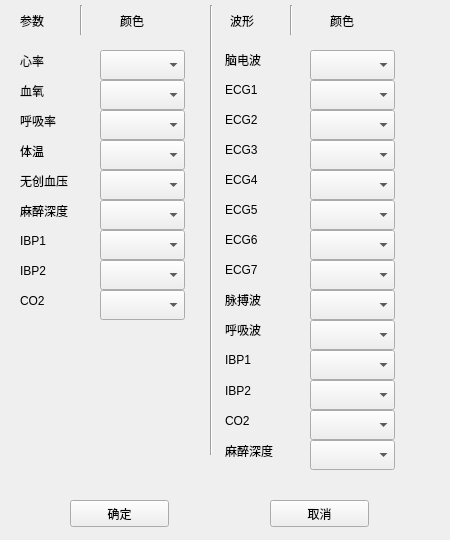
<?xml version="1.0" encoding="UTF-8"?>
<ui version="4.0">
 <class>Form</class>
 <widget class="QWidget" name="Form">
  <property name="geometry">
   <rect>
    <x>0</x>
    <y>0</y>
    <width>450</width>
    <height>540</height>
   </rect>
  </property>
  <property name="windowTitle">
   <string>颜色设置</string>
  </property>
  <widget class="QComboBox" name="comboBox">
   <property name="geometry">
    <rect>
     <x>100</x>
     <y>50</y>
     <width>85</width>
     <height>30</height>
    </rect>
   </property>
  </widget>
  <widget class="QLabel" name="label">
   <property name="geometry">
    <rect>
     <x>20</x>
     <y>50</y>
     <width>71</width>
     <height>21</height>
    </rect>
   </property>
   <property name="text">
    <string>心率</string>
   </property>
  </widget>
  <widget class="QLabel" name="label_2">
   <property name="geometry">
    <rect>
     <x>20</x>
     <y>10</y>
     <width>41</width>
     <height>21</height>
    </rect>
   </property>
   <property name="text">
    <string>参数</string>
   </property>
  </widget>
  <widget class="QLabel" name="label_3">
   <property name="geometry">
    <rect>
     <x>225</x>
     <y>50</y>
     <width>50</width>
     <height>20</height>
    </rect>
   </property>
   <property name="text">
    <string>脑电波</string>
   </property>
  </widget>
  <widget class="QComboBox" name="comboBox_2">
   <property name="geometry">
    <rect>
     <x>310</x>
     <y>50</y>
     <width>85</width>
     <height>30</height>
    </rect>
   </property>
  </widget>
  <widget class="QComboBox" name="comboBox_3">
   <property name="geometry">
    <rect>
     <x>310</x>
     <y>80</y>
     <width>85</width>
     <height>30</height>
    </rect>
   </property>
  </widget>
  <widget class="QComboBox" name="comboBox_4">
   <property name="geometry">
    <rect>
     <x>100</x>
     <y>80</y>
     <width>85</width>
     <height>30</height>
    </rect>
   </property>
  </widget>
  <widget class="QLabel" name="label_4">
   <property name="geometry">
    <rect>
     <x>20</x>
     <y>80</y>
     <width>71</width>
     <height>21</height>
    </rect>
   </property>
   <property name="text">
    <string>血氧</string>
   </property>
  </widget>
  <widget class="QLabel" name="label_5">
   <property name="geometry">
    <rect>
     <x>225</x>
     <y>80</y>
     <width>50</width>
     <height>20</height>
    </rect>
   </property>
   <property name="text">
    <string>ECG1</string>
   </property>
  </widget>
  <widget class="QComboBox" name="comboBox_5">
   <property name="geometry">
    <rect>
     <x>310</x>
     <y>110</y>
     <width>85</width>
     <height>30</height>
    </rect>
   </property>
  </widget>
  <widget class="QComboBox" name="comboBox_6">
   <property name="geometry">
    <rect>
     <x>100</x>
     <y>110</y>
     <width>85</width>
     <height>30</height>
    </rect>
   </property>
  </widget>
  <widget class="QLabel" name="label_6">
   <property name="geometry">
    <rect>
     <x>225</x>
     <y>110</y>
     <width>50</width>
     <height>20</height>
    </rect>
   </property>
   <property name="text">
    <string>ECG2</string>
   </property>
  </widget>
  <widget class="QLabel" name="label_7">
   <property name="geometry">
    <rect>
     <x>20</x>
     <y>110</y>
     <width>71</width>
     <height>21</height>
    </rect>
   </property>
   <property name="text">
    <string>呼吸率</string>
   </property>
  </widget>
  <widget class="QComboBox" name="comboBox_7">
   <property name="geometry">
    <rect>
     <x>310</x>
     <y>140</y>
     <width>85</width>
     <height>30</height>
    </rect>
   </property>
  </widget>
  <widget class="QComboBox" name="comboBox_8">
   <property name="geometry">
    <rect>
     <x>100</x>
     <y>140</y>
     <width>85</width>
     <height>30</height>
    </rect>
   </property>
  </widget>
  <widget class="QLabel" name="label_8">
   <property name="geometry">
    <rect>
     <x>225</x>
     <y>140</y>
     <width>50</width>
     <height>20</height>
    </rect>
   </property>
   <property name="text">
    <string>ECG3</string>
   </property>
  </widget>
  <widget class="QLabel" name="label_9">
   <property name="geometry">
    <rect>
     <x>20</x>
     <y>140</y>
     <width>71</width>
     <height>21</height>
    </rect>
   </property>
   <property name="text">
    <string>体温</string>
   </property>
  </widget>
  <widget class="QComboBox" name="comboBox_9">
   <property name="geometry">
    <rect>
     <x>310</x>
     <y>170</y>
     <width>85</width>
     <height>30</height>
    </rect>
   </property>
  </widget>
  <widget class="QComboBox" name="comboBox_10">
   <property name="geometry">
    <rect>
     <x>100</x>
     <y>170</y>
     <width>85</width>
     <height>30</height>
    </rect>
   </property>
  </widget>
  <widget class="QLabel" name="label_10">
   <property name="geometry">
    <rect>
     <x>225</x>
     <y>170</y>
     <width>50</width>
     <height>20</height>
    </rect>
   </property>
   <property name="text">
    <string>ECG4</string>
   </property>
  </widget>
  <widget class="QLabel" name="label_11">
   <property name="geometry">
    <rect>
     <x>20</x>
     <y>170</y>
     <width>71</width>
     <height>21</height>
    </rect>
   </property>
   <property name="text">
    <string>无创血压</string>
   </property>
  </widget>
  <widget class="QComboBox" name="comboBox_11">
   <property name="geometry">
    <rect>
     <x>310</x>
     <y>200</y>
     <width>85</width>
     <height>30</height>
    </rect>
   </property>
  </widget>
  <widget class="QComboBox" name="comboBox_12">
   <property name="geometry">
    <rect>
     <x>100</x>
     <y>200</y>
     <width>85</width>
     <height>30</height>
    </rect>
   </property>
  </widget>
  <widget class="QLabel" name="label_12">
   <property name="geometry">
    <rect>
     <x>225</x>
     <y>200</y>
     <width>50</width>
     <height>20</height>
    </rect>
   </property>
   <property name="text">
    <string>ECG5</string>
   </property>
  </widget>
  <widget class="QLabel" name="label_13">
   <property name="geometry">
    <rect>
     <x>20</x>
     <y>200</y>
     <width>71</width>
     <height>21</height>
    </rect>
   </property>
   <property name="text">
    <string>麻醉深度</string>
   </property>
  </widget>
  <widget class="QComboBox" name="comboBox_13">
   <property name="geometry">
    <rect>
     <x>310</x>
     <y>230</y>
     <width>85</width>
     <height>30</height>
    </rect>
   </property>
  </widget>
  <widget class="QComboBox" name="comboBox_14">
   <property name="geometry">
    <rect>
     <x>100</x>
     <y>230</y>
     <width>85</width>
     <height>30</height>
    </rect>
   </property>
  </widget>
  <widget class="QLabel" name="label_14">
   <property name="geometry">
    <rect>
     <x>225</x>
     <y>230</y>
     <width>50</width>
     <height>20</height>
    </rect>
   </property>
   <property name="text">
    <string>ECG6</string>
   </property>
  </widget>
  <widget class="QLabel" name="label_15">
   <property name="geometry">
    <rect>
     <x>20</x>
     <y>230</y>
     <width>71</width>
     <height>21</height>
    </rect>
   </property>
   <property name="text">
    <string>IBP1</string>
   </property>
  </widget>
  <widget class="QComboBox" name="comboBox_15">
   <property name="geometry">
    <rect>
     <x>310</x>
     <y>260</y>
     <width>85</width>
     <height>30</height>
    </rect>
   </property>
  </widget>
  <widget class="QComboBox" name="comboBox_16">
   <property name="geometry">
    <rect>
     <x>100</x>
     <y>260</y>
     <width>85</width>
     <height>30</height>
    </rect>
   </property>
  </widget>
  <widget class="QLabel" name="label_16">
   <property name="geometry">
    <rect>
     <x>225</x>
     <y>260</y>
     <width>50</width>
     <height>20</height>
    </rect>
   </property>
   <property name="text">
    <string>ECG7</string>
   </property>
  </widget>
  <widget class="QLabel" name="label_17">
   <property name="geometry">
    <rect>
     <x>20</x>
     <y>260</y>
     <width>71</width>
     <height>21</height>
    </rect>
   </property>
   <property name="text">
    <string>IBP2</string>
   </property>
  </widget>
  <widget class="QComboBox" name="comboBox_17">
   <property name="geometry">
    <rect>
     <x>310</x>
     <y>290</y>
     <width>85</width>
     <height>30</height>
    </rect>
   </property>
  </widget>
  <widget class="QComboBox" name="comboBox_18">
   <property name="geometry">
    <rect>
     <x>100</x>
     <y>290</y>
     <width>85</width>
     <height>30</height>
    </rect>
   </property>
  </widget>
  <widget class="QLabel" name="label_18">
   <property name="geometry">
    <rect>
     <x>225</x>
     <y>290</y>
     <width>50</width>
     <height>20</height>
    </rect>
   </property>
   <property name="text">
    <string>脉搏波</string>
   </property>
  </widget>
  <widget class="QLabel" name="label_19">
   <property name="geometry">
    <rect>
     <x>20</x>
     <y>290</y>
     <width>71</width>
     <height>21</height>
    </rect>
   </property>
   <property name="text">
    <string>CO2</string>
   </property>
  </widget>
  <widget class="QComboBox" name="comboBox_19">
   <property name="geometry">
    <rect>
     <x>310</x>
     <y>320</y>
     <width>85</width>
     <height>30</height>
    </rect>
   </property>
  </widget>
  <widget class="QComboBox" name="comboBox_20">
   <property name="geometry">
    <rect>
     <x>310</x>
     <y>380</y>
     <width>85</width>
     <height>30</height>
    </rect>
   </property>
  </widget>
  <widget class="QLabel" name="label_20">
   <property name="geometry">
    <rect>
     <x>225</x>
     <y>320</y>
     <width>50</width>
     <height>20</height>
    </rect>
   </property>
   <property name="text">
    <string>呼吸波</string>
   </property>
  </widget>
  <widget class="QLabel" name="label_21">
   <property name="geometry">
    <rect>
     <x>225</x>
     <y>380</y>
     <width>71</width>
     <height>21</height>
    </rect>
   </property>
   <property name="text">
    <string>IBP2</string>
   </property>
  </widget>
  <widget class="QComboBox" name="comboBox_21">
   <property name="geometry">
    <rect>
     <x>310</x>
     <y>350</y>
     <width>85</width>
     <height>30</height>
    </rect>
   </property>
  </widget>
  <widget class="QComboBox" name="comboBox_22">
   <property name="geometry">
    <rect>
     <x>310</x>
     <y>410</y>
     <width>85</width>
     <height>30</height>
    </rect>
   </property>
  </widget>
  <widget class="QLabel" name="label_22">
   <property name="geometry">
    <rect>
     <x>225</x>
     <y>350</y>
     <width>50</width>
     <height>20</height>
    </rect>
   </property>
   <property name="text">
    <string>IBP1</string>
   </property>
  </widget>
  <widget class="QLabel" name="label_24">
   <property name="geometry">
    <rect>
     <x>330</x>
     <y>10</y>
     <width>41</width>
     <height>21</height>
    </rect>
   </property>
   <property name="text">
    <string>颜色</string>
   </property>
  </widget>
  <widget class="QLabel" name="label_25">
   <property name="geometry">
    <rect>
     <x>230</x>
     <y>10</y>
     <width>41</width>
     <height>21</height>
    </rect>
   </property>
   <property name="text">
    <string>波形</string>
   </property>
  </widget>
  <widget class="Line" name="line">
   <property name="geometry">
    <rect>
     <x>210</x>
     <y>5</y>
     <width>3</width>
     <height>450</height>
    </rect>
   </property>
   <property name="orientation">
    <enum>Qt::Vertical</enum>
   </property>
  </widget>
  <widget class="QComboBox" name="comboBox_23">
   <property name="geometry">
    <rect>
     <x>310</x>
     <y>440</y>
     <width>85</width>
     <height>30</height>
    </rect>
   </property>
  </widget>
  <widget class="QLabel" name="label_23">
   <property name="geometry">
    <rect>
     <x>225</x>
     <y>410</y>
     <width>71</width>
     <height>21</height>
    </rect>
   </property>
   <property name="text">
    <string>CO2</string>
   </property>
  </widget>
  <widget class="QLabel" name="label_26">
   <property name="geometry">
    <rect>
     <x>225</x>
     <y>440</y>
     <width>71</width>
     <height>21</height>
    </rect>
   </property>
   <property name="text">
    <string>麻醉深度</string>
   </property>
  </widget>
  <widget class="Line" name="line_2">
   <property name="geometry">
    <rect>
     <x>80</x>
     <y>5</y>
     <width>3</width>
     <height>30</height>
    </rect>
   </property>
   <property name="orientation">
    <enum>Qt::Vertical</enum>
   </property>
  </widget>
  <widget class="QLabel" name="label_27">
   <property name="geometry">
    <rect>
     <x>120</x>
     <y>10</y>
     <width>41</width>
     <height>21</height>
    </rect>
   </property>
   <property name="text">
    <string>颜色</string>
   </property>
  </widget>
  <widget class="Line" name="line_3">
   <property name="geometry">
    <rect>
     <x>290</x>
     <y>5</y>
     <width>3</width>
     <height>30</height>
    </rect>
   </property>
   <property name="orientation">
    <enum>Qt::Vertical</enum>
   </property>
  </widget>
  <widget class="QPushButton" name="pushButton">
   <property name="geometry">
    <rect>
     <x>70</x>
     <y>500</y>
     <width>99</width>
     <height>27</height>
    </rect>
   </property>
   <property name="text">
    <string>确定</string>
   </property>
  </widget>
  <widget class="QPushButton" name="pushButton_2">
   <property name="geometry">
    <rect>
     <x>270</x>
     <y>500</y>
     <width>99</width>
     <height>27</height>
    </rect>
   </property>
   <property name="text">
    <string>取消</string>
   </property>
  </widget>
 </widget>
 <resources/>
 <connections/>
</ui>
